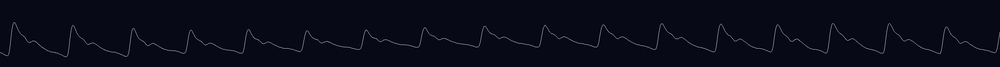
#> input picture 二分类/789.png, 1000 x 67 px, shrunk from 3000 x 200 before the run
$ python untitled2.py
#> lines starting #> are read from the running program, lines starting #| are printed output that depends on the picture
# -*- coding: utf-8 -*-
"""

@author: Junfeng Hu
Created on Mon Dec 10 09:39:19 2018
"""

import cv2

import  numpy as np

img = cv2.imread('789.png',cv2.IMREAD_GRAYSCALE)#图在程序的工作路径，只要图片名
#> img: shape (67, 1000); min 0, max 115, mean 10.9
'''cv2.IMREAD_COLOR：默认参数，读入一副彩色图片，忽略alpha通道
cv2.IMREAD_GRAYSCALE：读入灰度图片
cv2.IMREAD_UNCHANGED：顾名思义，读入完整图片，包括alpha通道'''

print(img.shape)#获得图片得宽度，高度和通道数
#| (67, 1000)

print(img.size)#获得图片得大小
#| 67000

print(img)
#> (printed output is left out)
#cv2.imshow('img',img)
'''第一个参数显示窗口得名字
   第二个参数是要显示的图片'''

#cv2.waitKey(0)
A=img[0:200,0:200].copy()
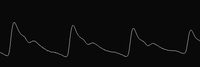
#> A: shape (67, 200); min 0, max 113, mean 11.1
print(A)
#> (printed output is left out)
z=np.argmax(A,axis=1)
#> z = 67 values, max 189 at index 32, min 0 at index 0, mean 49.39
#> (the run stopped early here; a loop or call above may not have finished)
